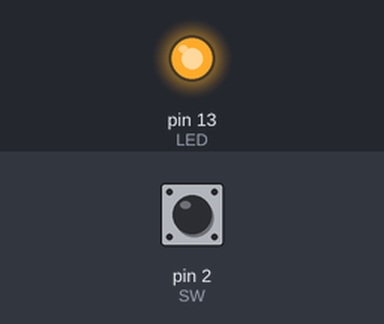
Recording of a sketch running on a simulated Arduino Uno, built with avr-gcc and run on an emulated ATmega328P. On the bench: output pins drawn as LEDs (lit = HIGH). The test bench sets the inputs (shaded band); at power-on: pin 2 (SW) LOW.

Above: at 1.2 s.
1.3 s: pin 2 (SW) pulled HIGH for 0.15 s
At 1.37 s:
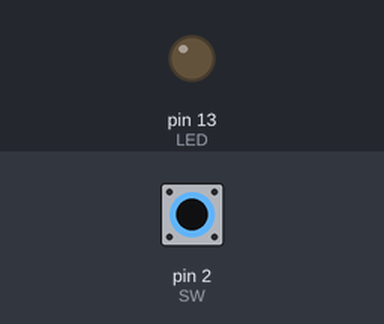
2.9 s: pin 2 (SW) pulled HIGH for 3.2 s
At 7.4 s:
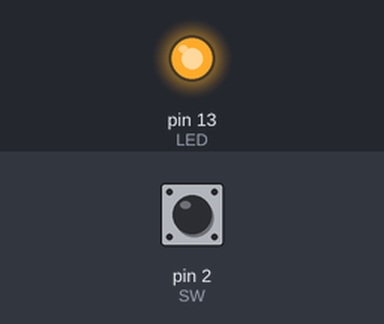
Timing chart, 0 to 8.9 s (numbered marks = the images above; inputs shaded):
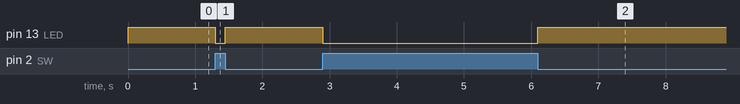

The sketch:

takuto_switch.ino
```cpp
#define LED 13
#define SW  2

void setup() {
  // put your setup code here, to run once:
  pinMode(SW, INPUT);
  pinMode(LED, OUTPUT);
}

void loop() {
  // put your main code here, to run repeatedly:
  if(digitalRead(SW) == HIGH){
    digitalWrite(LED, LOW);
  }else{
    digitalWrite(LED, HIGH);
  }
}
```

Measured:
- after the input at 1.3 s, pin 13 (LED): HIGH → LOW at once, → HIGH 0.15 s later
- after the input at 2.9 s, pin 13 (LED): HIGH → LOW at once, → HIGH 3.2 s later
